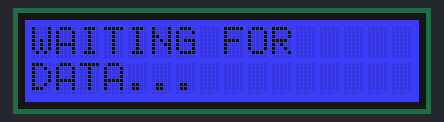
Recording of a program running on a simulated Raspberry Pi (BCM pin numbers). On the bench: 16×2 character LCD. No MQTT or app messages arrive unless stated.

Above: at 0.4 s.

The program:

lcd_display.py
```python
import sys
import time
import json
import smbus
import paho.mqtt.client as mqtt

# Config-------------------
DISPLAY_TEXT_ADDR = 0x3E
DISPLAY_RGB_ADDR = 0x30
I2C_BUS = 1

bus = smbus.SMBus(I2C_BUS)

# MQTT config
MQTT_BROKER = "localhost"
MQTT_PORT = 1883
MQTT_TOPIC = "infant/env"

# FUNCTIONS---------------------

def initRGB():
    bus.write_byte_data(0x30, 0x00, 0x07)  # reset the chip
    time.sleep(0.01)
    bus.write_byte_data(0x30, 0x04, 0x15)  # set all LEDs always on

def setRGB(r, g, b):
    bus.write_byte_data(0x30, 0x06, r)
    bus.write_byte_data(0x30, 0x07, g)
    bus.write_byte_data(0x30, 0x08, b)

# send command to display (no need for external use)
def textCommand(cmd):
    bus.write_byte_data(DISPLAY_TEXT_ADDR,0x80,cmd)

# set display text \n for second line(or auto wrap)
def setText(text):
    textCommand(0x01) # clear display
    time.sleep(.05)
    textCommand(0x08 | 0x04) # display on, no cursor
    textCommand(0x28) # 2 lines
    time.sleep(.05)
    count = 0
    row = 0
    for c in text:
        if c == '\n' or count == 16:
            count = 0
            row += 1
            if row == 2:
                break
            textCommand(0xc0)
            if c == '\n':
                continue
        count += 1
        bus.write_byte_data(DISPLAY_TEXT_ADDR,0x40,ord(c))

# MQTT CALLBACKS------------------------------

def on_connect(client, userdata, flags, rc):
	client.subscribe(MQTT_TOPIC)
	setRGB(0,0,255)  #blue when connected, waiting for data
	setText("WAITING FOR\nDATA...")

def on_message(client, userdata, msg):
	try:
		data = json.loads(msg.payload.decode("utf-8"))
	except json.JSONDecodeError:
		return

	temp = data.get("temperature","--")
	humidity = data.get("humidity", "--")

	setRGB(0, 255, 0) #Green when data received
	setText(f"Temp: {temp}C\nHumidity: {humidity}%")

# Main ------------------------------

if __name__ == "__main__":
    initRGB()
    setRGB(255,255,0) #Yellow at startup before connecting
    setText("CONNECTING...\n")

    client = mqtt.Client()
    client.on_connect = on_connect
    client.on_message = on_message

    client.connect(MQTT_BROKER, MQTT_PORT)
    client.loop_forever()
```
